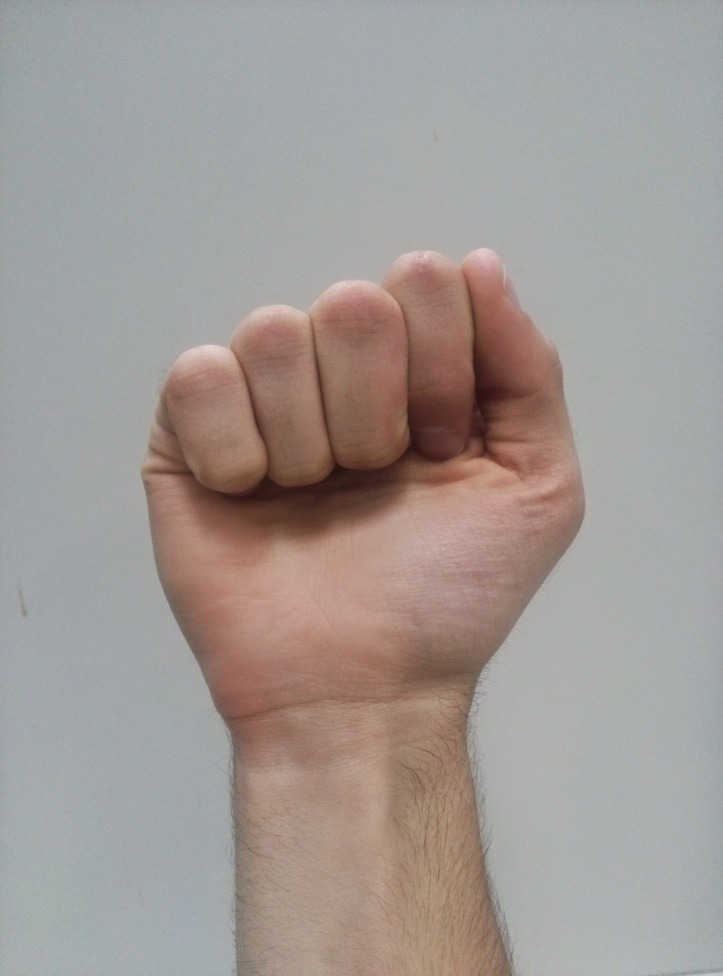
//> input picture img/A.jpg, 723 x 976 px, shrunk from 3120 x 4208 before the run
$ ./correlation A.jpg B.jpg   (built with g++ and OpenCV 4)
//> lines starting //> are read from the running program, lines starting //| are printed output that depends on the picture
/*
 * uashdashduashd.cc
 *
 *  Created on: 21 Sep 2014
 *      Author: heisenberg
 */


/*********************************************************************
 *
 *
 * 2013, BLC LLC.
 * Compare two images using different methods, including
 * cross correlation.
 *
 *********************************************************************/
#include <opencv2/core/core.hpp>
#include <opencv2/imgproc/imgproc.hpp>
#include <opencv2/highgui/highgui.hpp>
#include <opencv/cv.h>
#include <iostream>
#include <stdio.h>
#include <string.h>
using namespace std;
using namespace cv;

int main (int argc, char** argv){
	String slamMapPath, realMapPath;
	int method, resultColumns, resultRows;
	double* maxVal;
	Point minLoc, maxLoc;
	Mat result;
	String comparisonMethods[] = {"CV_TM_SQDIFF", "CV_TM_SQDIFF_NORMED", "CV_TM_CCORR",
			"CV_TM_CCORR_NORMED", "CV_TM_CCOEFF", "CV_TM_CCOEFF_NORMED"}; //List of comparison methods.
	method = CV_TM_CCOEFF_NORMED; //"Cross coefficient normed" by default.
	//Bad parameters handling.
	if(argc < 3){
		cout << "Error: missing arguments.";
		return 1;
	}
	realMapPath = argv[1];
	slamMapPath = argv[2];
	Mat realMap = imread(realMapPath, 0); //Get the real map image. 0 is grayscale. -1 is original image.
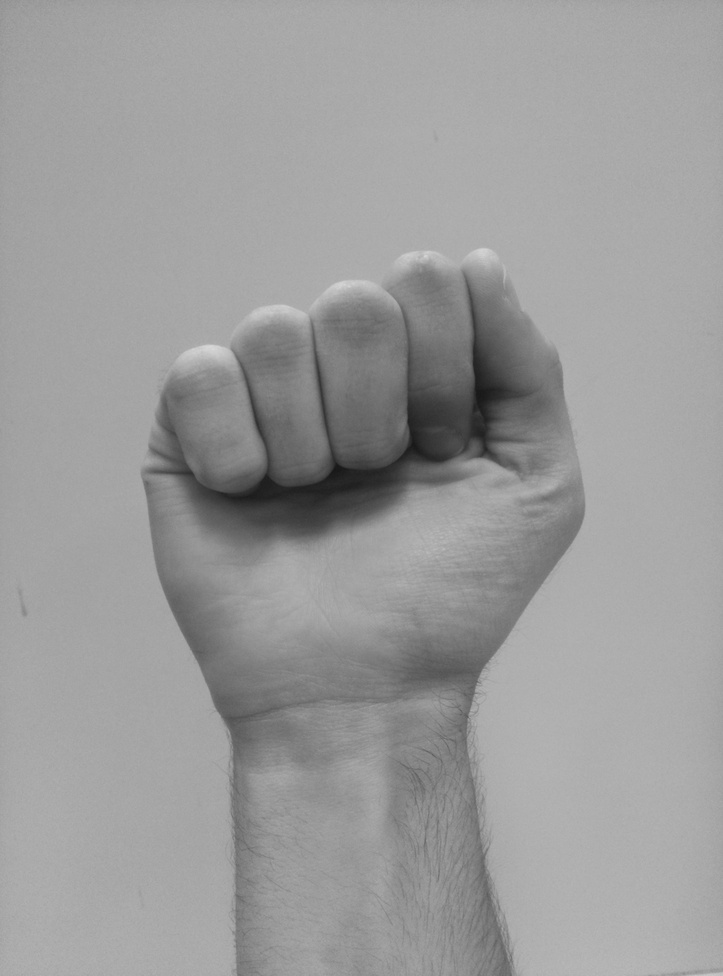
//> realMap: 976 rows x 723 cols, CV_8UC1; min 23, max 216, mean 155.4
	Mat slamMap = imread(slamMapPath, 0); //Get the slam map image. 0 is grayscale. -1 is original image.
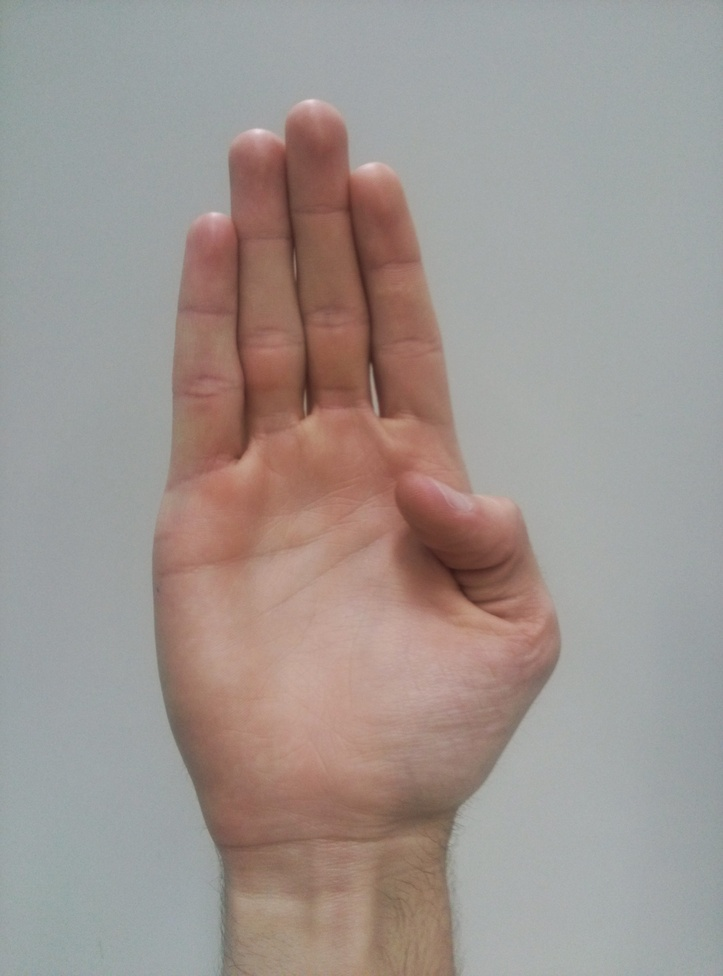
//> input picture img/B.jpg, 723 x 976 px, shrunk from 3120 x 4208 before the run
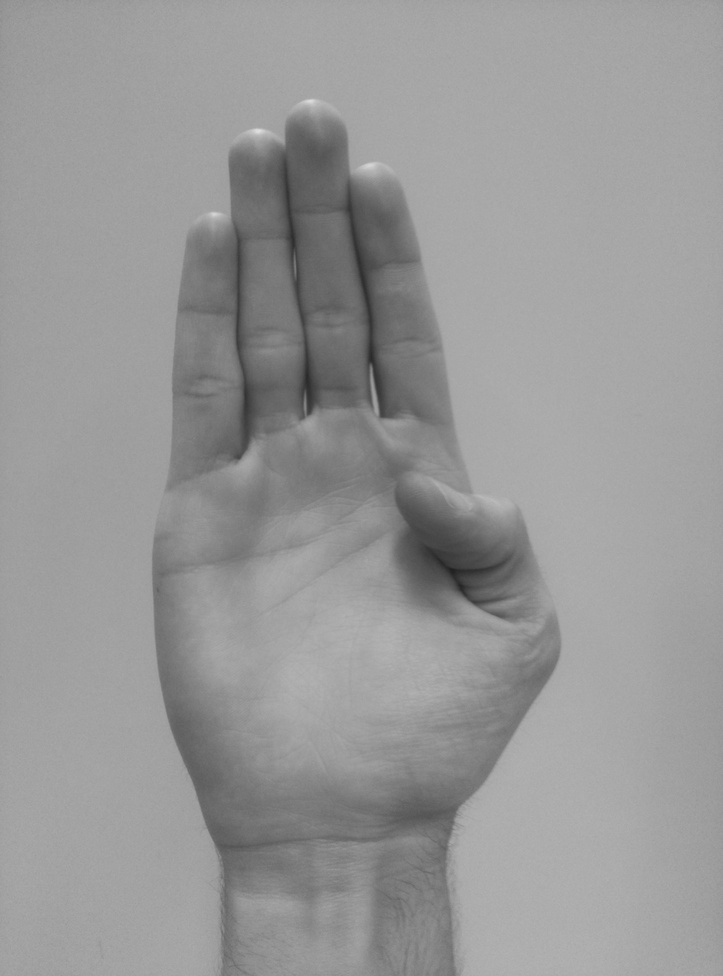
//> slamMap: 976 rows x 723 cols, CV_8UC1; min 33, max 224, mean 151.6
	//Bad parameters handling.
	if(slamMap.data == NULL && realMap.data == NULL){
		cout << "Error: neither images can be read.\n";
		return 1;
	}
	else if(realMap.data == NULL){
		cout << "Error: first image cannot be read.\n";
		return 1;
	}
	else if(slamMap.data == NULL){
		cout << "Error: second image cannot be read.\n";
		return 1;
	}
	//Case with method parameter present.
	if(argc > 3){
		//More bad parameter handling.
		if(atoi(argv[3]) < 0 || atoi(argv[3]) > 5){
			cout << "Error: wrong value for comparison method.\n";
			return 1;
		}
		else{
			method = atoi(argv[3]);
		}
	}
	//Create the result image.
	resultColumns = realMap.cols - slamMap.cols + 1; //# columns of result.
//> resultColumns = 1
	resultRows = realMap.rows - slamMap.rows + 1; //# rows of result.
//> resultRows = 1
	result.create(resultColumns, resultRows, CV_32FC1); //Allocate space for the result.
	///This piece of code is based on
	///http://answers.opencv.org/question/16535/alpha-dependent-template-matching/
	Mat templ, img;
	slamMap.copyTo(templ);
	realMap.copyTo(img);
	const double UCHARMAX = 255;
	const double UCHARMAXINV = 1./UCHARMAX;
	vector<Mat> layers;
	//RGB+Alpha layer containers.
	Mat templRed(templ.size(), CV_8UC1);
	Mat templGreen(templ.size(), CV_8UC1);
	Mat templBlue(templ.size(), CV_8UC1);
	Mat templAlpha(templ.size(), CV_8UC1);
	Mat imgRed(img.size(), CV_8UC1);
	Mat imgGreen(img.size(), CV_8UC1);
	Mat imgBlue(img.size(), CV_8UC1);
	Mat imgAlpha(img.size(), CV_8UC1);
	//Check if one the the images has an alpha channel.
	if(templ.depth() == CV_8U && img.depth() == CV_8U &&
			(img.type() == CV_8UC3 || img.type() == CV_8UC4) &&
			(templ.type() == CV_8UC3 || templ.type() == CV_8UC4)){
		//Divide image and template into RGB+alpha layers.
		if(templ.type() == CV_8UC3){ //Template doesn't have alpha.
			templAlpha = Scalar(UCHARMAX);
			split(templ, layers);
			layers[0].copyTo(templBlue);
			layers[1].copyTo(templGreen);
			layers[2].copyTo(templRed);
		}
		else if(templ.type() == CV_8UC4){ //Template has alpha.
			split(templ, layers);
			layers[0].copyTo(templBlue);
			layers[1].copyTo(templGreen);
			layers[2].copyTo(templRed);
			layers[3].copyTo(templAlpha);
		}
		if(img.type() == CV_8UC3){ //Image doesn't have alpha.
			imgAlpha = Scalar(UCHARMAX);
			split(img, layers);
			layers[0].copyTo(imgBlue);
			layers[1].copyTo(imgGreen);
			layers[2].copyTo(imgRed);
		}
		else if(templ.type() == CV_8UC4){ //Image has alpha.
			split(img, layers);
			layers[0].copyTo(imgBlue);
			layers[1].copyTo(imgGreen);
			layers[2].copyTo(imgRed);
			layers[3].copyTo(imgAlpha);
		}
		Size resultSize(img.cols - templ.cols + 1, img.rows - templ.rows + 1);
		result.create(resultSize, CV_32F);
		//Multiply the RBG layers with the alpha channel to mask areas to be ignored.
		multiply(templRed, templAlpha, templRed, UCHARMAXINV);
		multiply(templGreen, templAlpha, templGreen, UCHARMAXINV);
		multiply(templBlue, templAlpha, templBlue, UCHARMAXINV);
		multiply(imgRed, imgAlpha, imgRed, UCHARMAXINV);
		multiply(imgGreen, imgAlpha, imgGreen, UCHARMAXINV);
		multiply(imgBlue, imgAlpha, imgBlue, UCHARMAXINV);
		//Merge the layers back together.
		Mat tempSlam(templ.size(), CV_8UC3);
		Mat tempReal(img.size(), CV_8UC3);
		Mat in[] = {templBlue, templGreen, templRed};
		Mat in2[] = {imgBlue, imgGreen, imgRed};
		merge(in, 3, tempSlam);
		merge(in2, 3, tempReal);
		//Compare the slam map with the real map & evaluate result.
		matchTemplate(tempReal, tempSlam, result, method);
	}
	else{
		//Compare the slam map with the real map & evaluate result.
		matchTemplate(realMap, slamMap, result, method);
//> result = [0.277]
	}
	//Compute the best matching score.
	maxVal = (double*)malloc(sizeof( double* )); //Will store best matching score.
	minMaxLoc(result, NULL, maxVal, &minLoc, &maxLoc, Mat()); //Computation.
//> minLoc = Point(0, 0); maxLoc = Point(0, 0)
	/*Display the result. If the images are not aligned at this point then
the correlation result is worthless. Code copied from OpenCV MatchTemplate
API.*/
	cout << "The score for " << comparisonMethods[method] << " is " << *maxVal << "\n";
	/*Point matchLoc;
	String image_window = "Match result";
	Mat img_display;
	realMap.copyTo(img_display);
	// Create windows.
	namedWindow(image_window, CV_WINDOW_AUTOSIZE);
	/* For SQDIFF and SQDIFF_NORMED, the best matches are lower values.
For all the other methods, the higher the better.
	if( method == CV_TM_SQDIFF || method == CV_TM_SQDIFF_NORMED ){
		matchLoc = minLoc;
	}
	else{
		matchLoc = maxLoc;
	}
	//Draw a rectangle showing the location of the slam map within the real map.
	rectangle(img_display, matchLoc, Point(matchLoc.x + slamMap.cols, matchLoc.y + slamMap.rows), Scalar(0,255,255), 2, 1, 0);
	imshow(image_window, img_display);
	waitKey(0);
	*/
	return 0;
}
